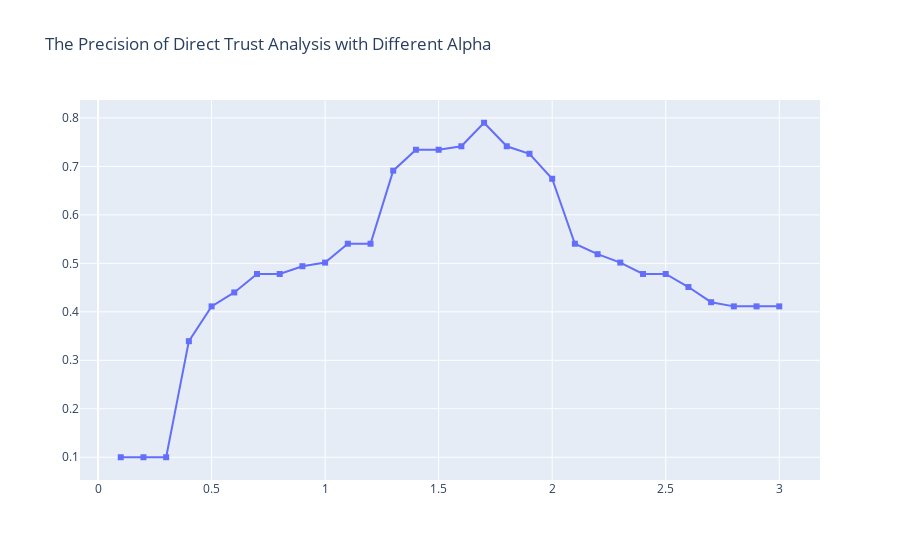
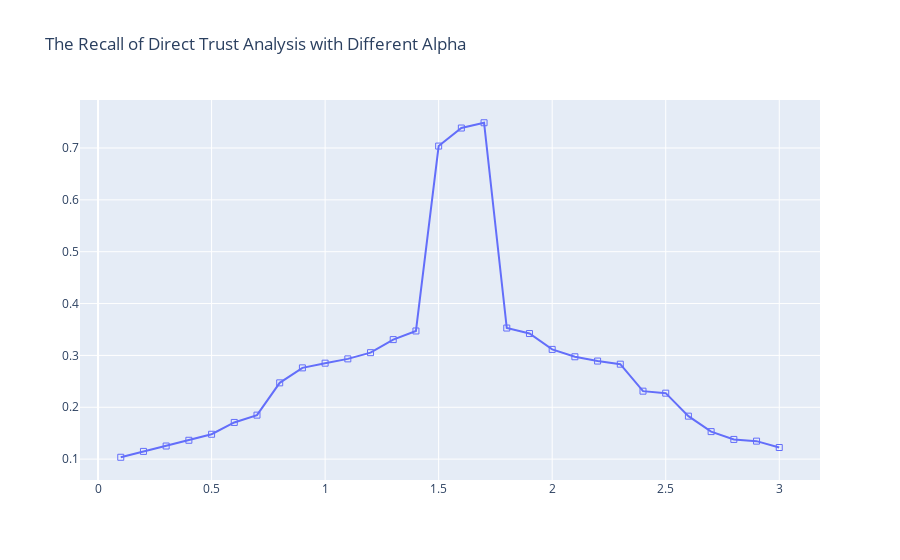
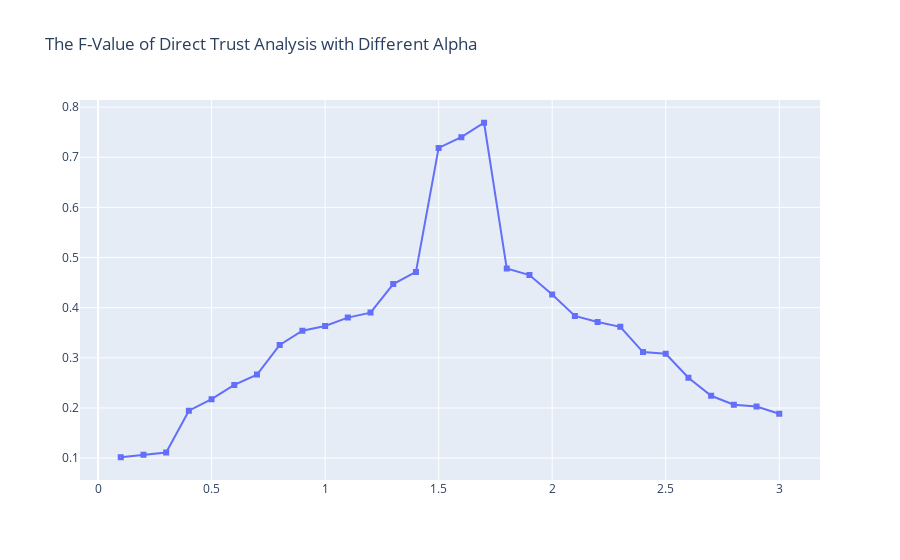

Source (notebook cell) for these figures, in order:
### Code cell
plot_different_alpha(dt_range=[0.07,0.08])

### Figure 1 — Plotly figure (JSON) as saved in the notebook; plotly's stock layout.template omitted (floating-point values rounded to 4 significant figures)
{"data": [{"marker": {"symbol": 1}, "mode": "lines+markers", "type": "scatter", "x": [0.1, 0.2, 0.3, 0.4, 0.5, 0.6, 0.7, 0.8, 0.9, 1, 1.1, 1.2, 1.3, 1.4, 1.5, 1.6, 1.7, 1.8, 1.9, 2, 2.1, 2.2, 2.3, 2.4, 2.5, 2.6, 2.7, 2.8, 2.9, 3.0], "y": [0.1, 0.1, 0.1, 0.3394, 0.4112, 0.4399, 0.4781, 0.4781, 0.4941, 0.5015, 0.5405, 0.5405, 0.6912, 0.7343, 0.7343, 0.7415, 0.79, 0.7415, 0.726, 0.6745, 0.5405, 0.5189, 0.5015, 0.4781, 0.4781, 0.4511, 0.4198, 0.4112, 0.4112, 0.4112]}], "layout": {"autosize": true, "title": {"text": "The Precision of Direct Trust Analysis with Different Alpha"}, "xaxis": {"autorange": true, "range": [-0.07914, 3.179], "type": "linear"}, "yaxis": {"autorange": true, "range": [0.04946, 0.8405], "type": "linear"}}}

### Figure 2 — Plotly figure (JSON) as saved in the notebook; plotly's stock layout.template omitted (floating-point values rounded to 4 significant figures)
{"data": [{"marker": {"symbol": 101}, "mode": "lines+markers", "type": "scatter", "x": [0.1, 0.2, 0.3, 0.4, 0.5, 0.6, 0.7, 0.8, 0.9, 1, 1.1, 1.2, 1.3, 1.4, 1.5, 1.6, 1.7, 1.8, 1.9, 2, 2.1, 2.2, 2.3, 2.4, 2.5, 2.6, 2.7, 2.8, 2.9, 3.0], "y": [0.1036, 0.1149, 0.1253, 0.1364, 0.148, 0.1707, 0.1848, 0.2471, 0.276, 0.285, 0.2933, 0.3053, 0.3305, 0.3471, 0.7038, 0.7386, 0.7487, 0.3528, 0.3422, 0.3116, 0.2974, 0.2891, 0.2831, 0.2311, 0.2272, 0.1829, 0.1531, 0.138, 0.1347, 0.1224]}], "layout": {"autosize": true, "title": {"text": "The Recall of Direct Trust Analysis with Different Alpha"}, "xaxis": {"autorange": true, "range": [-0.07914, 3.179], "type": "linear"}, "yaxis": {"autorange": true, "range": [0.05635, 0.796], "type": "linear"}}}

### Figure 3 — Plotly figure (JSON) as saved in the notebook; plotly's stock layout.template omitted (floating-point values rounded to 4 significant figures)
{"data": [{"marker": {"symbol": 201}, "mode": "lines+markers", "type": "scatter", "x": [0.1, 0.2, 0.3, 0.4, 0.5, 0.6, 0.7, 0.8, 0.9, 1, 1.1, 1.2, 1.3, 1.4, 1.5, 1.6, 1.7, 1.8, 1.9, 2, 2.1, 2.2, 2.3, 2.4, 2.5, 2.6, 2.7, 2.8, 2.9, 3.0], "y": [0.1018, 0.1069, 0.1112, 0.1946, 0.2176, 0.246, 0.2666, 0.3258, 0.3541, 0.3635, 0.3803, 0.3902, 0.4472, 0.4714, 0.7187, 0.74, 0.7688, 0.4781, 0.4651, 0.4263, 0.3837, 0.3713, 0.3619, 0.3116, 0.308, 0.2603, 0.2243, 0.2066, 0.2029, 0.1887]}], "layout": {"autosize": true, "title": {"text": "The F-Value of Direct Trust Analysis with Different Alpha"}, "xaxis": {"autorange": true, "range": [-0.07914, 3.179], "type": "linear"}, "yaxis": {"autorange": true, "range": [0.05291, 0.8177], "type": "linear"}}}
